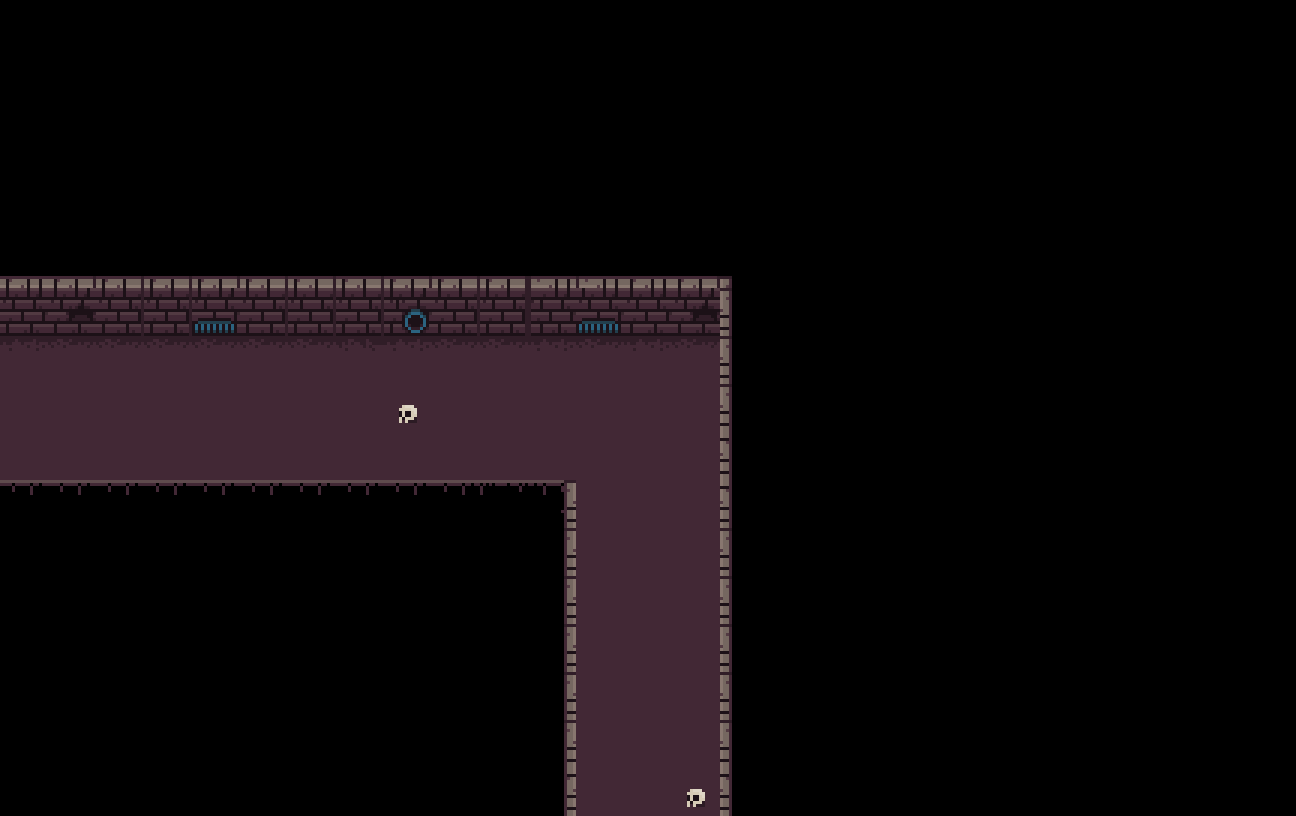

Tiled map render using the project's own tile images. Description and the map definition, with tile-layer contents summarised, below:
An orthogonal 27x17 tile map with 48x48 px tiles, 7 tile layers (suelo, paredes, Capa de patrones 4, Capa de patrones 5, ...).

<map version="1.0" tiledversion="1.1.4" orientation="orthogonal" renderorder="right-down" width="27" height="17" tilewidth="48" tileheight="48" infinite="0" nextobjectid="1">
 <tileset firstgid="1" name="tileModificadox3" tilewidth="48" tileheight="48" tilecount="256" columns="16">
  <image source="tileModificadox3.png" width="768" height="768" />
 </tileset>
 <layer name="suelo" width="27" height="17">
  <data>[459 cells, 66 non-empty, 5 distinct tile ids]</data>
 </layer>
 <layer name="paredes" width="27" height="17">
  <data>[459 cells, 60 non-empty, 17 distinct tile ids]</data>
 </layer>
 <layer name="Capa de patrones 4" width="27" height="17">
  <data>[459 cells, 0 non-empty, 0 distinct tile ids]</data>
 </layer>
 <layer name="Capa de patrones 5" width="27" height="17">
  <data>[459 cells, 0 non-empty, 0 distinct tile ids]</data>
 </layer>
 <layer name="Capa de patrones 6" width="27" height="17">
  <data>[459 cells, 0 non-empty, 0 distinct tile ids]</data>
 </layer>
 <layer name="Capa de patrones 7" width="27" height="17">
  <data>[459 cells, 0 non-empty, 0 distinct tile ids]</data>
 </layer>
 <layer name="capaExtra" width="27" height="17">
  <data>[459 cells, 0 non-empty, 0 distinct tile ids]</data>
 </layer>
</map>
